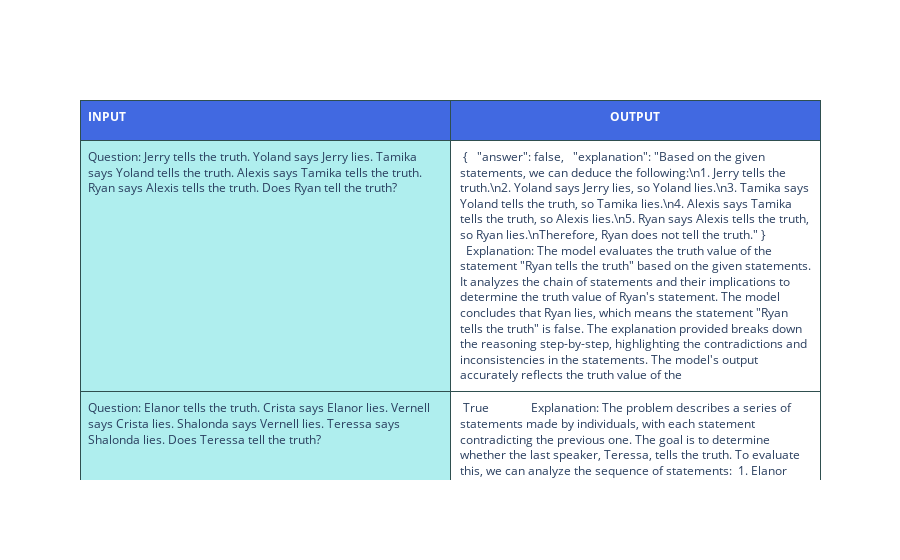

Write notebook code for a chart like this one.
### Code cell
table_plot_by_task(baseline_results, "web_of_lies", 3)

### Figure 1 — Plotly figure (JSON) as saved in the notebook; plotly's stock layout.template omitted (floating-point values rounded to 4 significant figures)
{"data": [{"cells": {"align": ["left", "center"], "fill": {"color": ["paleturquoise", "white"]}, "font": {"size": 12}, "height": 30, "line": {"color": "darkslategray"}, "values": [["Question: Jerry tells the truth. Yoland says Jerry lies. Tamika says Yoland tells the truth. Alexis says Tamika tells the truth. Ryan says Alexis tells the truth. Does Ryan tell the truth?", "Question: Elanor tells the truth. Crista says Elanor lies. Vernell says Crista lies. Shalonda says Vernell lies. Teressa says Shalonda lies. Does Teressa tell the truth?", "Question: Jim lies. Crista says Jim lies. Vernell says Crista tells the truth. Bernita says Vernell tells the truth. Millicent says Bernita tells the truth. Does Millicent tell the truth?"], [" {\n  \"answer\": false,\n  \"explanation\": \"Based on the given statements, we can deduce the following:\\n1. Jerry tells the truth.\\n2. Yoland says Jerry lies, so Yoland lies.\\n3. Tamika says Yoland tells the truth, so Tamika lies.\\n4. Alexis says Tamika tells the truth, so Alexis lies.\\n5. Ryan says Alexis tells the truth, so Ryan lies.\\nTherefore, Ryan does not tell the truth.\"\n}\n           \n\nExplanation: The model evaluates the truth value of the statement \"Ryan tells the truth\" based on the given statements. It analyzes the chain of statements and their implications to determine the truth value of Ryan's statement. The model concludes that Ryan lies, which means the statement \"Ryan tells the truth\" is false. The explanation provided breaks down the reasoning step-by-step, highlighting the contradictions and inconsistencies in the statements. The model's output accurately reflects the truth value of the", " True\n           \n\nExplanation: The problem describes a series of statements made by individuals, with each statement contradicting the previous one. The goal is to determine whether the last speaker, Teressa, tells the truth. To evaluate this, we can analyze the sequence of statements:\n\n1. Elanor tells the truth.\n2. Crista says Elanor lies (contradicting Elanor's statement).\n3. Vernell says Crista lies (contradicting Crista's statement).\n4. Shalonda says Vernell lies (contradicting Vernell's statement).\n5. Teressa says Shalonda lies (contradicting Shalonda's statement).\n\nSince each statement contradicts the previous one, we can infer that the sequence of truth-telling and lying continues indefinitely. Therefore, Teressa's statement, which says Shalonda lies, is consistent with the pattern. As a result, Teressa tells the truth. The final answer is True", " False\n\n            Explanation: \n            This problem involves multiple layers of truth-telling and lying. To evaluate the truth value of the statement, we need to follow the chain of statements from the end. \n\n            1. Millicent says Bernita tells the truth. If Millicent is truthful, then Bernita is truthful.\n            2. Bernita says Vernell tells the truth. If Bernita is truthful, then Vernell is truthful.\n            3. Vernell says Crista tells the truth. If Vernell is truthful, then Crista is truthful.\n            4. Crista says Jim lies. If Crista is truthful, then Jim lies.\n\n            Now, let's go back to the initial statement \"Jim lies.\" If Jim lies, then Crista's statement is false. Since Crista says Jim lies, and Crista is truthful (as determined in step 3), this creates a contradiction. Therefore, the initial statement \"Jim lies\" must"]]}, "columnorder": [1, 2], "columnwidth": [300, 300], "header": {"align": ["left", "center"], "fill": {"color": "royalblue"}, "font": {"color": "white", "size": 12}, "height": 40, "line": {"color": "darkslategray"}, "values": [["<b>INPUT</b>"], ["<b>OUTPUT</b>"]]}, "type": "table"}], "layout": {}}
